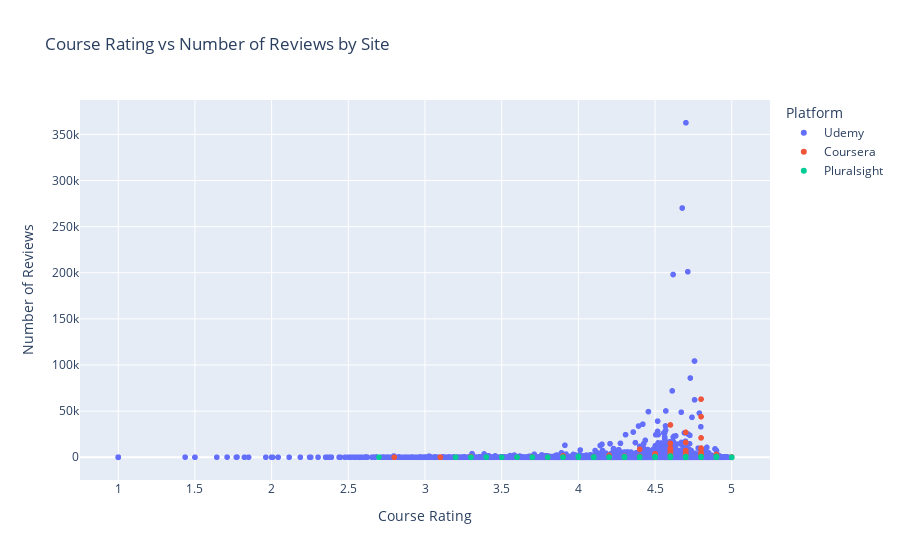

Notebook cell for this chart:
### Code cell
# Scatter plot between course rating and number of reviews by site
fig = px.scatter(rating_df, x='course_rating', y='course_no_of_reviews', color='Platform', 
                 title='Course Rating vs Number of Reviews by Site',
                 labels={'course_rating': 'Course Rating', 'course_no_of_reviews': 'Number of Reviews', 'site': 'Site'})
fig.show()

### Figure 1 — Plotly figure (JSON) as saved in the notebook; plotly's stock layout.template omitted (floating-point values rounded to 4 significant figures; data arrays with more than 128 entries replaced by an {"elided": "..."} marker saying what was removed)
{"data": [{"hovertemplate": "Platform=Udemy<br>Course Rating=%{x}<br>Number of Reviews=%{y}<extra></extra>", "legendgroup": "Udemy", "marker": {"color": "#636efa", "symbol": "circle"}, "mode": "markers", "name": "Udemy", "showlegend": true, "type": "scattergl", "x": {"elided": "5330 float values"}, "xaxis": "x", "y": {"elided": "5330 int values"}, "yaxis": "y"}, {"hovertemplate": "Platform=Coursera<br>Course Rating=%{x}<br>Number of Reviews=%{y}<extra></extra>", "legendgroup": "Coursera", "marker": {"color": "#EF553B", "symbol": "circle"}, "mode": "markers", "name": "Coursera", "showlegend": true, "type": "scattergl", "x": {"elided": "501 float values"}, "xaxis": "x", "y": {"elided": "501 int values"}, "yaxis": "y"}, {"hovertemplate": "Platform=Pluralsight<br>Course Rating=%{x}<br>Number of Reviews=%{y}<extra></extra>", "legendgroup": "Pluralsight", "marker": {"color": "#00cc96", "symbol": "circle"}, "mode": "markers", "name": "Pluralsight", "showlegend": true, "type": "scattergl", "x": {"elided": "149 float values"}, "xaxis": "x", "y": {"elided": "149 int values"}, "yaxis": "y"}], "layout": {"legend": {"title": {"text": "Platform"}, "tracegroupgap": 0}, "title": {"text": "Course Rating vs Number of Reviews by Site"}, "xaxis": {"anchor": "y", "domain": [0, 1], "title": {"text": "Course Rating"}}, "yaxis": {"anchor": "x", "domain": [0, 1], "title": {"text": "Number of Reviews"}}}}
